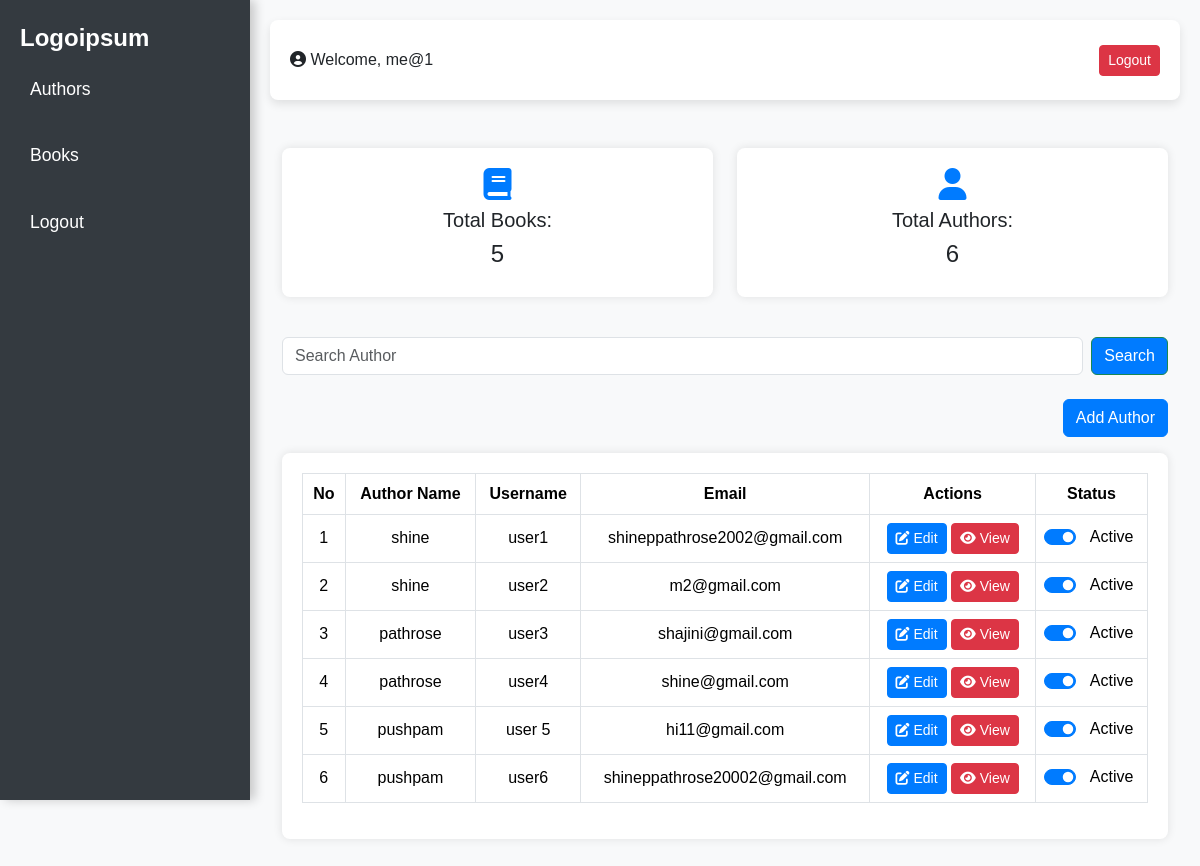
Page /authors/ (signed in) on the committed database.
### Book/models.py (models this page shows, shortened)
class Author(models.Model):
    name = models.CharField(max_length=100, verbose_name="Author Name")
    username = models.CharField(max_length=50, unique=True, verbose_name="Username")
    email = models.EmailField(unique=True, verbose_name="Email Address")
    action_status = models.BooleanField(default=True, verbose_name="Action Status")
    class Meta:
        verbose_name_plural = "Authors"

### Book/views.py (the view)
# urls.py: path('authors/', views.author_list, name='author_list'),
@login_required
def author_list(request):
    authors = Author.objects.all()
    total_authors = authors.count()
    total_books = Book.objects.count()
    query = request.GET.get('q', '')
    if query:
        authors = authors.filter(name__icontains=query)
    form = handle_author_form(request)
    return render(request, 'Book/author_list.html', {
        'authors': authors,
        'total_books': total_books,
        'total_authors': total_authors,
        'form': form,
        'query': query,
    })

### Book/forms.py (shortened to what this page needs)
class AuthorForm(forms.ModelForm):
    class Meta:
        model = Author
        fields = ['name', 'username', 'email']
        widgets = {
            'name': forms.TextInput(attrs={'class': 'form-control', 'placeholder': 'Author Name'}),
            'username': forms.TextInput(attrs={'class': 'form-control', 'placeholder': 'Username'}),
            'email': forms.EmailInput(attrs={'class': 'form-control', 'placeholder': 'Email Address'}),
        }

### Book/views.py (called while the page is built, shortened)
def handle_author_form(request):
    form = AuthorForm(request.POST or None)
    return form

### templates/Book/author_list.html (shortened to what this page needs)
{% extends "base.html" %}
{% load static %}
{% block content %}
<div class="container my-5">
    <div class="row mb-4">
        <div class="col-md-6 mb-3">
            <div class="info-box">
                <i class="fas fa-book fa-2x mb-2" style="color: #007bff;"></i>
                <h5>Total Books:</h5>
                <h4>{{ total_books }}</h4>
            </div>
        </div>
        <div class="col-md-6 mb-3">
            <div class="info-box">
                <i class="fas fa-user fa-2x mb-2" style="color: #007bff;"></i>
                <h5>Total Authors:</h5>
                <h4>{{ total_authors }}</h4>
            </div>
        </div>
    </div>
    <form method="GET" action="{% url 'author_list' %}" class="d-flex justify-content-center mb-4">
        <input class="form-control me-2" type="search" name="q" placeholder="Search Author" value="{{ query|default:'' }}" aria-label="Search">
        <button class="btn btn-outline-success search-btn" type="submit">Search</button>
    </form>
    <div class="text-end mb-3">
        <a href="{% url 'add_author' %}" class="btn btn-primary">Add Author</a>
    </div>
    <div class="table-container">
        <table class="table table-hover table-bordered">
            <thead>
                <tr>
                    <th>No</th>
                    <th>Author Name</th>
                    <th>Username</th>
                    <th>Email</th>
                    <th>Actions</th>
                    <th>Status</th>
                </tr>
            </thead>
            <tbody>
                {% for author in authors %}
                <tr>
                    <td>{{ forloop.counter }}</td>
                    <td>{{ author.name }}</td>
                    <td>{{ author.username }}</td>
                    <td>{{ author.email }}</td>
                    <td>
                        <a href="{% url 'edit_author' author.id %}" class="btn btn-primary btn-sm" aria-label="Edit Author">
                            <i class="fas fa-edit"></i> Edit
                        </a>
                        <a href="{% url 'author_details' author.id %}" class="btn btn-danger btn-sm" aria-label="View Author Details">
                            <i class="fas fa-eye"></i> View
                        </a>
                    </td>
                    <td>
                        <div class="form-check form-switch">
                            <input class="form-check-input" type="checkbox" id="authorStatus{{ author.id }}"
                                {% if author.action_status %}checked{% endif %}
                                onchange="updateAuthorStatus({{ author.id }}, this.checked)">
                            <label class="form-check-label" for="authorStatus{{ author.id }}">
                                {% if author.action_status %} Active {% else %} Inactive {% endif %}
                            </label>
                        </div>
                    </td>
                </tr>
                {% empty %}
                <tr>
                    <td colspan="6" class="text-center">No authors found</td>
                </tr>
                {% endfor %}
            </tbody>
        </table>
    </div>
</div>
{% endblock %}

### templates/base.html (shortened to what this page needs)
{% load static %}
<!DOCTYPE html>
<html lang="en">
<head>
    <link href="https://cdn.jsdelivr.net/npm/bootstrap@5.3.3/dist/css/bootstrap.min.css" rel="stylesheet">
    <link rel="stylesheet" href="https://cdnjs.cloudflare.com/ajax/libs/font-awesome/6.0.0-beta3/css/all.min.css">
    <link rel="stylesheet" href="{% static 'css/author_list.css' %}">
    <link rel="stylesheet" href="{% static 'css/book_list.css' %}">
    <link rel="stylesheet" href="{% static 'css/author_details.css' %}">
    <link rel="stylesheet" href="{% static 'css/base.css' %}">
</head>
<body>
<div class="sidebar">
    <a class="navbar-brand" href="#">Logoipsum</a>
    <ul class="navbar-nav">
        <li class="nav-item">
            <a class="nav-link" href="{% url 'author_list' %}">Authors</a>
        </li>
        <li class="nav-item">
            <a class="nav-link" href="{% url 'book_list' %}">Books</a>
        </li>
        {% if user.is_authenticated %}
        <li class="nav-item">
            <a class="nav-link" href="{% url 'logout' %}">Logout</a>
        </li>
        {% else %}
        <li class="nav-item">
            <a class="nav-link" href="{% url 'login' %}">Login</a>
        </li>
        {% endif %}
    </ul>
</div>
<div class="content">
    {% if user.is_authenticated %}
    <div class="top-box">
        <div class="d-flex justify-content-between align-items-center">
            <span class="navbar-text me-auto">
                <i class="fas fa-user-circle"></i> Welcome, {{ user.username }}
            </span>
            <a href="{% url 'logout' %}" class="btn btn-danger btn-sm">Logout</a>
        </div>
    </div>
    {% endif %}
    {% block content %}{% endblock %}
</div>
</body>
</html>

### static/css/author_list.css (style rules this page uses)
body { background-color: #f4f6f9; font-family: 'Arial', sans-serif; }
.navbar-brand { font-weight: bold; color: #fff !important; }
.nav-link { color: #fff !important; }
.info-box { background-color: #ffffff; border-radius: 8px; box-shadow: 0 0 10px rgba(0, 0, 0, 0.1); padding: 20px; text-align: center; transition: all 0.3s; }
.table-container { background-color: #ffffff; padding: 20px; border-radius: 8px; box-shadow: 0 0 10px rgba(0, 0, 0, 0.1); }
.table th, .table td { vertical-align: middle; text-align: center; }
.table thead { background-color: #007bff; color: #ffffff; }
.search-btn { background-color: #007bff; color: #fff; }
.btn-primary { background-color: #007bff; border-color: #007bff; }
.form-check-input:checked { background-color: #007bff; border-color: #007bff; }

### static/css/book_list.css (style rules this page uses)
body { background-color: #f4f6f9; font-family: 'Arial', sans-serif; }
.navbar-brand { font-weight: bold; color: #fff !important; }
.nav-link { color: #fff !important; }
.info-box { background-color: #ffffff; border-radius: 8px; box-shadow: 0 0 10px rgba(0, 0, 0, 0.1); padding: 20px; text-align: center; transition: all 0.3s; }
.table-container { background-color: #ffffff; padding: 20px; border-radius: 8px; box-shadow: 0 0 10px rgba(0, 0, 0, 0.1); }
.table th, .table td { vertical-align: middle; text-align: center; }
.table thead { background-color: #007bff; color: #ffffff; }
.search-btn { background-color: #007bff; color: #fff; }
.btn-primary { background-color: #007bff; border-color: #007bff; }
.form-check-input:checked { background-color: #007bff; border-color: #007bff; }

### static/css/author_details.css (style rules this page uses)
body { font-family: 'Arial', sans-serif; background-color: #f8f9fa; }

### static/css/base.css (style rules this page uses)
body { display: flex; font-family: 'Arial', sans-serif; background-color: #f8f9fa; }
.sidebar { min-width: 250px; background-color: #343a40; color: white; height: 100vh; padding: 20px; box-shadow: 5px 0 10px rgba(0, 0, 0, 0.2); }
.navbar-brand { font-size: 1.5rem; margin-bottom: 20px; }
.nav-link { color: #ffffff; margin: 10px 0; font-size: 1.1rem; transition: color 0.3s; padding: 10px; border-radius: 4px; }
.content { flex-grow: 1; padding: 20px; }
.top-box { background-color: #ffffff; border-radius: 8px; padding: 20px; box-shadow: 0 4px 10px rgba(0, 0, 0, 0.1); margin-bottom: 20px; }

### rows in the picture
Author: name "shine", username "user1", email "shineppathrose2002@gmail.com", action_status "☑", shows "Active"
Author: name "shine", username "user2", email "m2@gmail.com", action_status "☑", shows "Active"
Author: name "pathrose", username "user3", email "shajini@gmail.com", action_status "☑", shows "Active"
Author: name "pathrose", username "user4", email "shine@gmail.com", action_status "☑", shows "Active"
Author: name "pushpam", username "user 5", email "hi11@gmail.com", action_status "☑", shows "Active"
Author: name "pushpam", username "user6", email "shineppathrose20002@gmail.com", action_status "☑", shows "Active"

### other values in the picture
{{ user.username }} "me@1"
{{ total_books }} "5"
{{ total_authors }} "6"
